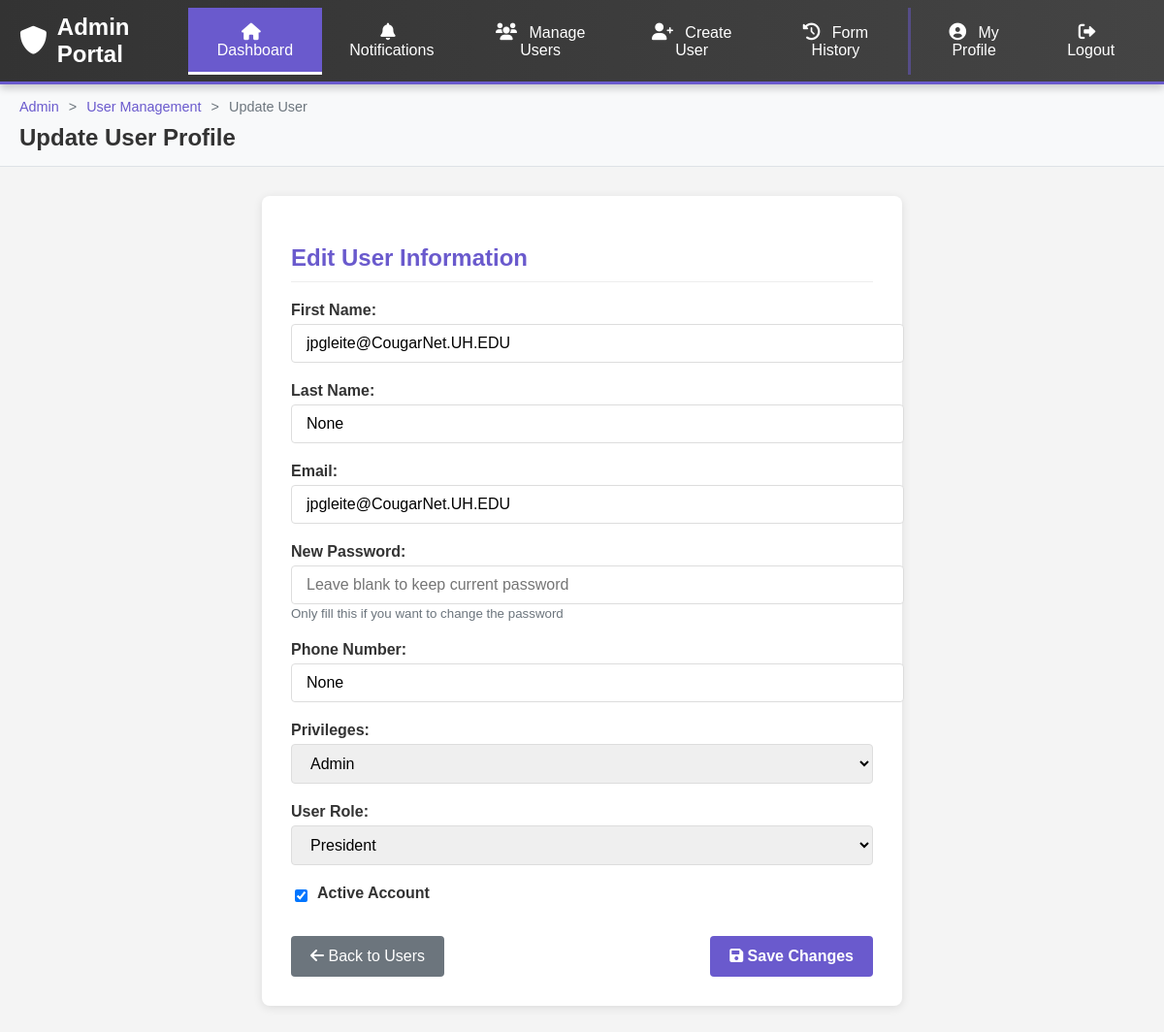
The page /update/1 on the database as committed earlier.
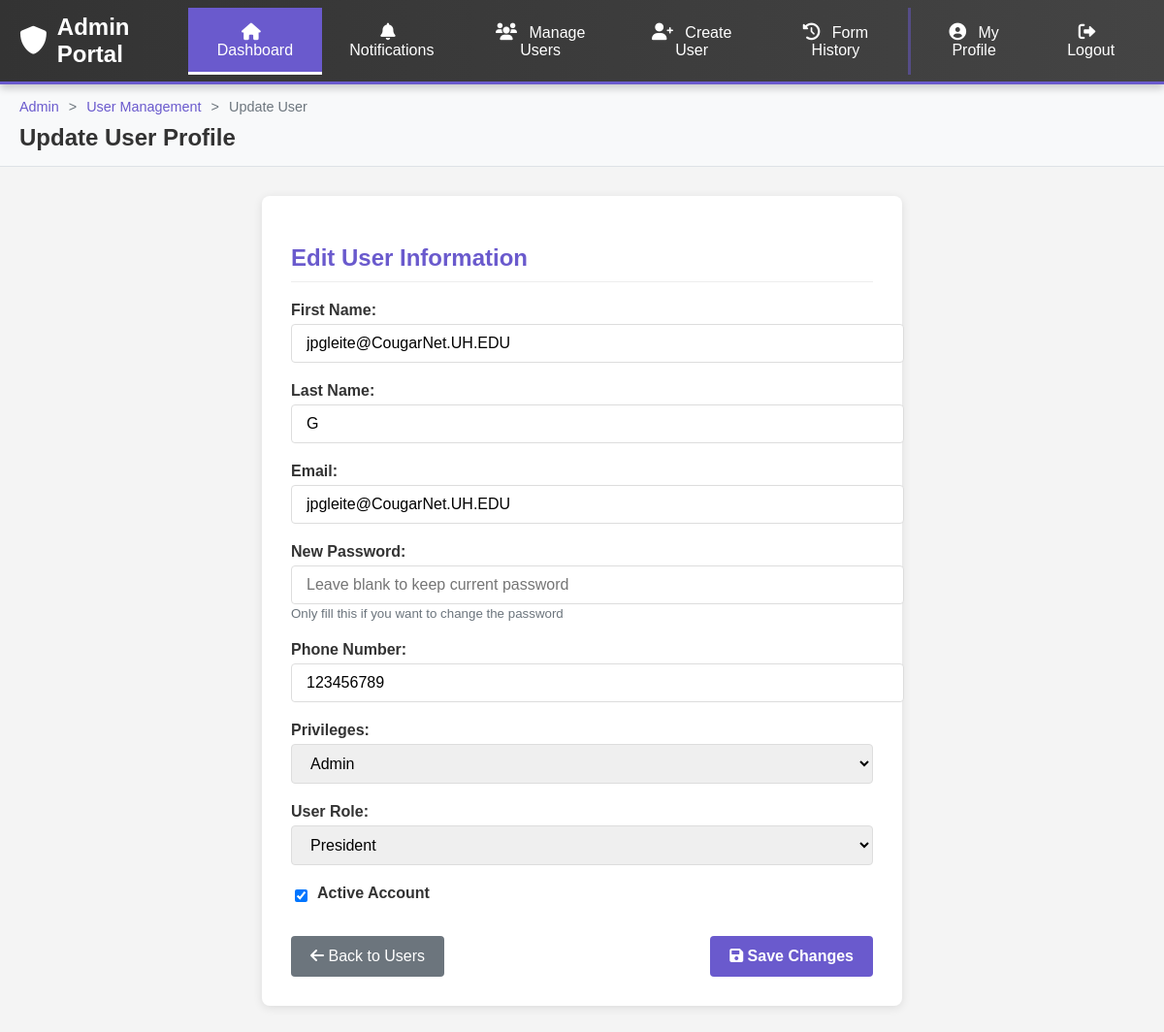
The same page on the database as committed later.
### main.py (models this page shows, shortened)
class Profile(db.Model):
    id = db.Column(db.Integer, primary_key=True)
    first_name = db.Column(db.String(20), nullable=True)
    last_name = db.Column(db.String(20), nullable=True)
    active = db.Column(db.Boolean, default=True, nullable=True)
    pass_word = db.Column(db.String(200), nullable=False)  # Hashed passwords
    privilages_ = db.Column(db.String(20), default='user')
    user_roles = db.relationship('UserRole', back_populates='user')
    email_ = db.Column(db.String(100), nullable=True)
    usertokenid = db.Column(db.String(100), nullable=True)
    bio = db.Column(db.Text, nullable=True)
    phoneN_ = db.Column(db.String(200), nullable=True)
    address = db.Column(db.String(200), nullable=True)
    enroll_status = db.Column(db.String(200), nullable=True)
    date_created = db.Column(db.DateTime, default=datetime.utcnow)

### main.py (the view, shortened to what this page needs)
@app.route('/update/<int:id>', methods=['GET', 'POST'])
def update_user(id):
    user = Profile.query.get(id)
    if not user:
        return "User not found", 404
    current_role = None
    if user.user_roles:  # Check if user has any roles
        current_role = user.user_roles[0].role.name if user.user_roles else 'student'
    return render_template('update.html',
                         profile=user,
                         current_role=current_role)

### main.py (called while the page is built)
@app.before_request
def check_user_active():
    user_id = session.get('user_id')
    if user_id:
        user = Profile.query.get(user_id)
        if user and not user.active and user.privilages_ != 'admin':
            session.clear()  # Clear session to prevent further access
            return redirect(url_for('deactivated'))  # Redirect to a deactivated page

### templates/update.html (shortened to what this page needs)
<!DOCTYPE html>
<html lang="en">
<head>
    <link rel="stylesheet" href="https://cdnjs.cloudflare.com/ajax/libs/font-awesome/6.0.0/css/all.min.css">
    <link rel="stylesheet" href="{{ url_for('static', filename='css/admin_navbar.css') }}">
</head>
<body>
    <nav class="admin-navbar">
        <div class="nav-container">
            <div class="top-bar">
                <a href="/ap" class="logo">
                    <i class="fas fa-shield-alt"></i> Admin Portal
                </a>
            </div>
            <div class="nav-links">
                <a href="/ap"><i class="fas fa-home"></i> Dashboard</a>
                <a href="/notifications"><i class="fas fa-bell"></i> Notifications</a>
                <a href="/adminpage"><i class="fas fa-users"></i> Manage Users</a>
                <a href="/create"><i class="fas fa-user-plus"></i> Create User</a>
                <a href="/form_history"><i class="fas fa-history"></i> Form History</a>
                <a href="/profile" class="profile-link"><i class="fas fa-user-circle"></i> My Profile</a>
                <a href="{{ url_for('logout') }}"><i class="fas fa-sign-out-alt"></i> Logout</a>
            </div>
        </div>
    </nav>
    <div class="page-header">
        <ul class="breadcrumb">
            <li><a href="/ap">Admin</a></li>
            <li><a href="/ap">User Management</a></li>
            <li class="current">Update User</li>
        </ul>
        <h2>Update User Profile</h2>
    </div>
    <div class="form-container">
        <h2>Edit User Information</h2>
        <form method="POST">
            <div class="form-group">
                <label for="first_name">First Name:</label>
                <input type="text" id="first_name" name="first_name" value="{{ profile.first_name }}" required>
            </div>
            <div class="form-group">
                <label for="last_name">Last Name:</label>
                <input type="text" id="last_name" name="last_name" value="{{ profile.last_name }}" required>
            </div>
            <div class="form-group">
                <label for="email">Email:</label>
                <input type="email" id="email" name="email" value="{{ profile.email_ }}" required>
            </div>
            <div class="form-group">
                <label for="pass_word">New Password:</label>
                <input type="password" id="pass_word" name="pass_word" placeholder="Leave blank to keep current password">
                <small style="color: #6c757d;">Only fill this if you want to change the password</small>
            </div>
            <div class="form-group">
                <label for="phoneN_">Phone Number:</label>
                <input type="text" id="phoneN_" name="phoneN_" value="{{ profile.phoneN_ }}" required>
            </div>
            <div class="form-group">
                <label for="privileges">Privileges:</label>
                <select id="privileges" name="privileges">
                    <option value="admin" {% if profile.privilages_=="admin" %}selected{% endif %}>Admin</option>
                </select>
            </div>
            <div class="form-group">
                <label for="user_roles">User Role:</label>
                <select id="user_roles" name="user_roles" class="form-control">
                    <option value="president"
                            {% if current_role == 'president' %}selected{% endif %}>
                        President
                    </option>
                </select>
            </div>
            <div class="form-group checkbox-group">
                <input type="checkbox" id="active" name="active" {% if profile.active %}checked{% endif %}>
                <label for="active">Active Account</label>
            </div>
            <div class="form-actions">
                <a href="/ap" class="back-link"><i class="fas fa-arrow-left"></i> Back to Users</a>
                <button type="submit"><i class="fas fa-save"></i> Save Changes</button>
            </div>
        </form>
    </div>
</body>
</html>

Rows that differ between the two databases and show on the page:
changed Profile "jpgleite@CougarNet.UH.EDU": last_name "None" → "G"; phoneN_ "None" → "123456789"
